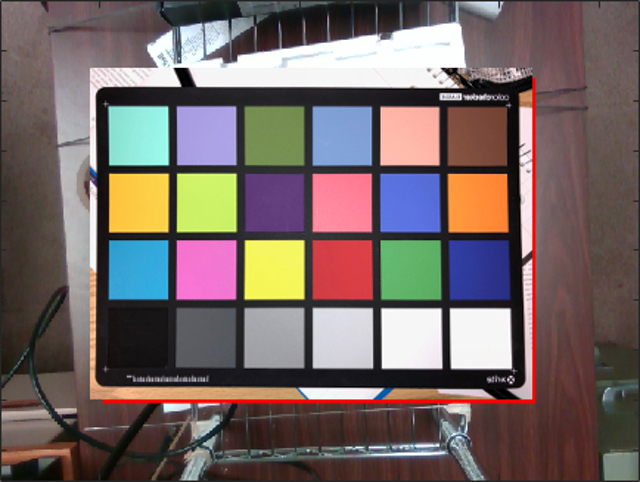
%> input picture colorcalibration/_old/color_checker_detect/Keigo_Hirakawa/file.jpeg, 640 x 482 px, given in place of imagefor.png, which was not available
$ octave calibrate3.m   (GNU Octave 9; MATLAB toolbox functions it lacks are replaced by stand-ins)
%> lines starting %> are read from the running program, lines starting %| are printed output that depends on the picture; pictures that were not available may be replaced by others from this repository, and a replacement may not be noted
### colorcalibration/_old/calibratecolor.m
function calcos = calibratecolor(RGBREF, RGB)
    %RGB are arrays of integers 0-255 24 elements long, calcos is 10x3 matrix
    vals = [ones(24, 1), RGB, RGB.^2];
    calcosR = regress(RGBREF(:, 1), vals);
    calcosG = regress(RGBREF(:, 2), vals);
    calcosB = regress(RGBREF(:, 3), vals);
    calcos = [calcosR, calcosG, calcosB];
end

### colorcalibration/_old/correctcolor.m
function RGBCOR = correctcolor(calcos, RGB)
    %RGB are arrays of integers 0-255 X elements long, calcos is a 10x3 matrix
    RGB = reshape(RGB(:), [], 3);
    n = size(RGB, 1);
    vals = [ones(n, 1), RGB, RGB.^2];
    calcosR = calcos(:, 1)';
    calcosG = calcos(:, 2)';
    calcosB = calcos(:, 3)';

    calcosR = repmat(calcosR, size(vals,1), 1);
    calcosG = repmat(calcosG, size(vals,1), 1);
    calcosB = repmat(calcosB, size(vals,1), 1);

    R = sum(vals .* calcosR, 2);
    G = sum(vals .* calcosG, 2);
    B = sum(vals .* calcosB, 2);

     minR = min(R);
     maxR = max(R);
     R = (R - minR) ./ (maxR - minR) .* 255;

     minG = min(G);
     maxG = max(G);
     G = (G - minG) ./ (maxG - minG) .* 255;

     minB = min(B);
     maxB = max(B);
     B = (B - minB) ./ (maxB - minB) .* 255;

      RGBCOR = [R, G, B];
%     minRGB = min(min(RGBCOR));
%     maxRGB = max(max(RGBCOR));
%     RGBCOR = (RGBCOR - minRGB) ./ (maxRGB - minRGB);

end

### colorcalibration/_old/calibratecolor3.m
% M
function [M, M_scaled, transformMAtrix1, transformMAtrix2]  = calibratecolor3(P,Q)
    % M: matrix that minimizes the least squares calculation (3x3)
    % M: calculated with inverse penrose;
    % M_scaled: all elements divided by sum(M(2,:)),
    % as suggested in Bastani et all
    % result is 3x3 matrix (equivalent to Px = Q)
    %transformation_Matrix_0 is a 3x1 vect, M calculated from invers
    %transformation_Matrix_2 is a 3x1 vect, with M scaled
   %
    %M =  Q*P'*(inv(P*P'));

    M = P\Q;

    E_M = zeros(size(P*M));

    for i=1:length(P) % E_m IS 3X1 column vector
        E_M = E_M + ( (abs(P(i,:)*M-Q(i,:))).^2 );
    end


    E_M = E_M./sum(E_M(2));

    transformMAtrix1 = E_M; %first result

    %% 2nd calculation
    %E_M = zeros(size(M*P(:,1)));
    E_M = zeros(size(P*M));

    M_scaled = M./(sum(M(2,:)));

    for i=1:length(P) % E_m IS 3X1 column vector
        E_M = E_M + ( (abs(P(i,:)*M-Q(i,:))).^2 );
    end

    transformMAtrix2 = E_M; % now scaled
end

### colorcalibration/_old/correctcolor3.m
function RGBCOR = correctcolor3(transfMatrix, image)
    %RGB are arrays of integers 0-255 X elements long, calcos is a 10x3 matrix
    image = reshape(image(:), [], 3);
    %n = size(RGB, 1);
    RGBCOR = image*transfMatrix;
    R = RGBCOR(:,1);
    G = RGBCOR(:,2);
    B = RGBCOR(:,3);


% [18 lines of commented-out code are left out]
     minR = min(R);
     maxR = max(R);
     R = (R - minR) ./ (maxR - minR) .* 255;

     minG = min(G);
     maxG = max(G);
     G = (G - minG) ./ (maxG - minG) .* 255;

     minB = min(B);
     maxB = max(B);
     B = (B - minB) ./ (maxB - minB) .* 255;

      RGBCOR = [R, G, B];
%     minRGB = min(min(RGBCOR));
%     maxRGB = max(max(RGBCOR));
%     RGBCOR = (RGBCOR - minRGB) ./ (maxRGB - minRGB);

end

### colorcalibration/_old/writeNewFileName.m
%% input StringToBeFound is char array/string

% If a file with its name starting with StringToBeFound already exists:
%
%   filename_1.ext
%
% the program returns the string/char vector 'filename_2.ext'
% if there are no files within the folder, the extension will be '.mat'
% Written by Alexandre Soares on Sep 18, 2017
%for use with color calibration software to avoid overwritting theprevious
%test
%extension must be passed as 'png', for example.

%%
function newFileName = writeNewFileName(StringToBeFound, extension)
    newFileName = char.empty; %self-expl
    if ~isempty(extension)
        extension = strcat('.',extension);
    end

    nameToBeFoundWithUndersc = strcat(StringToBeFound, '_');%followed by underscore

    %namesStartingWith(:,1) is file name
    %namesStartingWith(:,2) is extension
	namesStartingWith = string.empty(0,2); % j,1 string array for storing the ...
                    %files starting with filenameToBeFound

    %index of max Value found in namesStartingWith
    %starts with 1
    maxIndex = uint32(1);
    maxValue = uint32(0); %max Value found on filename_MAX.mat

    selectedFolder = dir; %struct with filenames from the selected folder

    fileExists = uint8(0); %does not exist byt default

    j=0;%index for file names found and stored in namesStartingWith

    for i=1:length(selectedFolder(:,1)) %finds matches with ....
        %filenameToBeFound in struct with folder's file names

        if startsWith(selectedFolder(i,1).name,StringToBeFound)...
                && ~selectedFolder(i,1).isdir %still if

            j = j + 1;%all the names saved
            namesStartingWith(j,1) = selectedFolder(i,1).name;
            %gets extension (next line)
            [~,~, namesStartingWith(j,2)] = ...
                fileparts(selectedFolder(i,1).name);

            %deletes extension from file name, leaving StringToBeFound & number
            namesStartingWith(j,1) = ...
                erase(namesStartingWith(j,1),namesStartingWith(j,2));

            %leaves just number, deleting stringToBeFound from file name
            namesStartingWith(j,1) = ...
                erase(namesStartingWith(j,1),nameToBeFoundWithUndersc);

            fileExists = 1;
        end
    end
    numsAfterNames = uint32(str2double(namesStartingWith));
    %delete namesStartingWith;

    if fileExists %file(s) with the name already exist in the folder
        [maxValue, maxIndex] = max(numsAfterNames);
    else
        %namesStartingWith(1,2)='.png'; %default extension
        namesStartingWith(1,2)=extension; %default extensionextension
    end

    %next index to avoid rewriting the file
    %1 if file doesn't exist yet
    maxValue = maxValue + 1;

    %it will be name_(maxIndex+1).extension
    newFileName = strcat(nameToBeFoundWithUndersc, num2str(maxValue));
    newFileName = char(strcat(newFileName, namesStartingWith(maxIndex(1,1),2)));
end

### colorcalibration/_old/calibrate3.m
%wrapper for correctcolor, calibratecolor that corrects image and displays
%percent error

%image = imread('manuallyalignedreferencetopcam.png');
% INPUTS


    %% ============ loading pics %color1
    norm = 1;
    %IMG_FOR_CORRECTION_FILENAME = 'imageforcorrectionexampleleftcam';
    IMG_FOR_CORRECTION_FILENAME = 'nonuniform_3';
    %nonuniform_3.png


    checker_to_be_corrected = 0;
    COLOR_CHECKER_IMG_NAME = 'imagefor.png'; % reference checker
    checkerboard_img_cam = double(imread(COLOR_CHECKER_IMG_NAME));

    if checker_to_be_corrected
        IMG_FOR_CORRECTION_FILENAME = COLOR_CHECKER_IMG_NAME;
    end

    %image = double(image) ./ double(imagegray);
    imageforcorrection = double(imread(strcat(IMG_FOR_CORRECTION_FILENAME,'.png')));
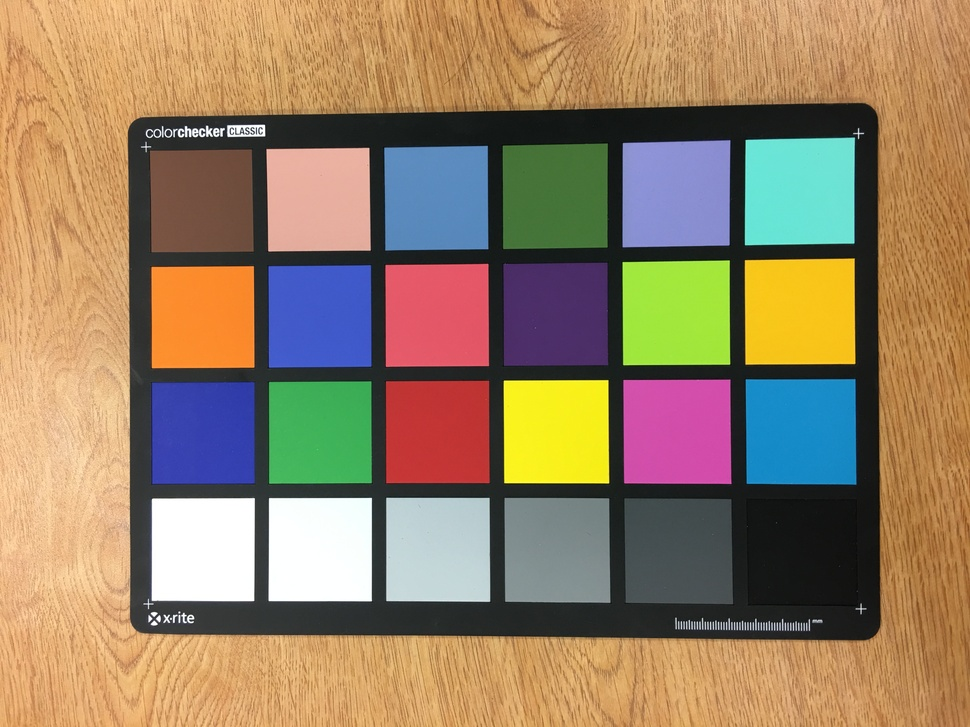
%> input picture colorcalibration/_old/color_checker_detect/positive/IMG_2921.JPG, 970 x 727 px, shrunk from 4032 x 3024 before the run, given in place of nonuniform_3.png, which was not available
    %imageforcorrection = double(imread(strcat(IMG_FOR_CORRECTION_FILENAME)));

    load('colorcoords.mat');
    load('RGBreference.mat');
    %sample colors from pic
    RGB = zeros(24, 3);

    %% ============ building checkerboard values read from camera
    for i = 1:24 % image(pixel_vertical,pixel_horizontal,[R G B])
    %	RGB(i, :) = image(colorcoords(i, 1), colorcoords(i, 2), :);
        RGB(i, :) = floor(mean([...
            checkerboard_img_cam(colorcoords(i, 1), colorcoords(i, 2), :);... %1st row
            checkerboard_img_cam(colorcoords(i, 1) + 5, colorcoords(i, 2), :); ...
            checkerboard_img_cam(colorcoords(i, 1), colorcoords(i, 2) + 5, :); ...
            checkerboard_img_cam(colorcoords(i, 1) - 5, colorcoords(i, 2), :); ...
            checkerboard_img_cam(colorcoords(i, 1), colorcoords(i, 2) - 5, :)...
            ], 1)...
            );
    end
%> after the loop, RGB = 24 rows, first 12: [120 72 58; 254 180 166; 130 161 214; 118 144 82; 172 161 229; 145 236 222; 254 138 55; 88 113 221; 254 130 155; 99 63 125; 205 242 103; 253 202 68]

    %load('RGBtopcam2.mat');

    %% ============ getting calibration matrix
    %norms
    calcos = calibratecolor(RGBREF, RGB);
%> in calibratecolor, `calcosR = regress(RGBREF(:, 1), vals);`: calcosR = [61.19; 0.774; -0.654; -0.245; 0.000236; 0.00209; 0.000661]
%> in calibratecolor, `calcosG = regress(RGBREF(:, 2), vals);`: calcosG = [63.67; -0.185; 0.43; -0.36; 0.000536; 0.00116; 0.00119]
%> in calibratecolor, `calcosB = regress(RGBREF(:, 3), vals);`: calcosB = [68.68; -0.093; -0.595; 0.457; 0.000203; 0.00161; 0.00132]
%> in calibratecolor, `calcos = [calcosR, calcosG, calcosB];`: calcos = [61.19 63.67 68.68; 0.774 -0.185 -0.093; -0.654 0.43 -0.595; -0.245 -0.36 0.457; 0.000236 0.000536 0.000203; 0.00209 0.00116 0.00161; 0.000661 0.00119 0.00132]

    %% ============ getting corrected image
    imagecor = correctcolor(calcos, checkerboard_img_cam);
%> in correctcolor, `calcosR = calcos(:, 1)';`: calcosR = [61.19 0.774 -0.654 -0.245 0.000236 0.00209 0.000661]
%> in correctcolor, `calcosG = calcos(:, 2)';`: calcosG = [63.67 -0.185 0.43 -0.36 0.000536 0.00116 0.00119]
%> in correctcolor, `calcosB = calcos(:, 3)';`: calcosB = [68.68 -0.093 -0.595 0.457 0.000203 0.00161 0.00132]
%> in correctcolor, `minR = min(R);`: minR = -6.96
%> in correctcolor, `maxR = max(R);`: maxR = 273.4
%> in correctcolor, `minG = min(G);`: minG = 44.01
%> in correctcolor, `maxG = max(G);`: maxG = 222.3
%> in correctcolor, `minB = min(B);`: minB = 30.16
%> in correctcolor, `maxB = max(B);`: maxB = 213.3
    imagecorrected = correctcolor(calcos, imageforcorrection);
    RGBCOR = correctcolor(calcos, RGB);
%> in correctcolor (call 3), `RGBCOR = [R, G, B];`: RGBCOR = 24 rows, first 12: [110.1 24.19 32.67; 236.6 139.1 123.4; 86.82 116.6 199; 82.43 97.17 29.06; 137 119.1 221.1; 122.9 227.3 216.1; 251.3 101.5 0; 44.6 64.25 224.8; 237.6 73.92 115.9; 79.11 2.34 112.1; 202 231.7 52.24; 252 183.4 7.75]

    %% ============ calculating error

    errormatrix = abs(RGBREF - RGB);
%> errormatrix = 24 rows, first 12: [5 10 10; 60 30 36; 32 39 57; 31 36 15; 39 33 52; 42 47 52; 40 12 11; 8 22 55; 61 40 56; 5 3 17; 48 54 39; 29 39 22]
    figure(1)
    barcolorm = [1 0 0; 0 1 0; 0 0 1];
    b = bar(errormatrix,'FaceColor','flat');
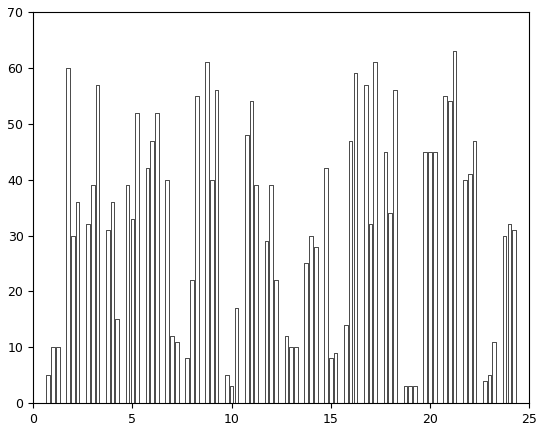
%> figure redrawn from the program's plot data; tallest bar 61 high, from x = 8.67 to 8.85; tallest bar 54 high, from x = 10.91 to 11.09; tallest bar 63 high, from x = 21.15 to 21.33
    index = 1;

    for k = 1:size(errormatrix)*size(errormatrix,2)
        if index == 4
            index = 1;
        end

        %b.CData = barcolorm(index, :)
        index = index+1;
    end
%> this loop made 72 passes
%> index on passes 1 to 12: 2, 3, 4, 2, 3, 4, 2, 3, 4, 2, 3, 4

    errorig = sum(abs(RGBREF(:) - RGB(:))) / (3 * 24);
%> errorig = 32.26
    errcor = sum(abs(RGBREF(:) - RGBCOR(:))) / (3 * 24);
%> errcor = 27.68
    fprintf('Percent error in original: %d\n', errorig);
%| Percent error in original: 32.2639
    fprintf('Percent error in correction: %d\n', errcor);
%| Percent error in correction: 27.6842

    %% <<<<<<<<<<<<<<<<<<<<<<<< 2nd method >>>>>>>>>>>>>>>>>>>>>>>>>>>>
    % =================================================================
    % =================================================================

    % getting normalized (UNIT VECTORS) column vectors of RGB value
    % (mapping them to the unit sphere)
    % in Bastin et all, RGB == RGB and XYZ == RGB_reg
    P_RGB_norm = zeros(24,3);
    Q_RGB_ref_norm = zeros(24,3);

    P_RGB_norm = RGB;
%> P_RGB_norm has the same summary as RGB
    Q_RGB_ref_norm = RGBREF;

    if norm %if normalized
        for i = 1:24 % image(pixel_vertical,pixel_horizontal,[R G B])
            P_RGB_norm(i,:) = RGB(i,:)./( sqrt( sum(RGB(i,:).^2) ) ); %taking the norm of the vectors
        end
%> after the loop, P_RGB_norm = 24 rows, first 12: [0.792 0.475 0.383; 0.72 0.51 0.471; 0.437 0.541 0.719; 0.58 0.708 0.403; 0.524 0.49 0.697; 0.408 0.665 0.625; 0.863 0.469 0.187; 0.334 0.429 0.839; 0.782 0.4 0.477; 0.577 0.367 0.729; 0.615 0.726 0.309; 0.765 0.611 0.206]

        for i=1:length(RGBREF)
            Q_RGB_ref_norm(i,:) = RGBREF(i,:)./(sqrt(sum(RGBREF(i,:).^2)));
        end
    end

    %% transpose to follow logic 3x24 (24 column vectors representing colors, 3
    % [9 lines of commented-out code are left out]
    [M, M_scaled, transVect1, transformMAtrix2]   = calibratecolor3(P_RGB_norm, Q_RGB_ref_norm)
%> in calibratecolor3, `M = P\Q;`: M = [1.05 -0.00467 0.00583; -0.0624 0.998 -0.0609; 0.00784 0.0282 1.02]
%> the loop in calibratecolor3, `for i=1:length(P)` made 24 passes
%> after the loop in calibratecolor3, `for i=1:length(P)`: E_M = 24 rows, first 12: [0.0408 0.00916 0.0303; 0.0408 0.00916 0.0303; 0.0408 0.00916 0.0303; 0.0408 0.00916 0.0303; 0.0408 0.00916 0.0303; 0.0408 0.00916 0.0303; 0.0408 0.00916 0.0303; 0.0408 0.00916 0.0303; 0.0408 0.00916 0.0303; 0.0408 0.00916 0.0303; 0.0408 0.00916 0.0303; 0.0408 0.00916 0.0303]
%> in calibratecolor3, `E_M = E_M./sum(E_M(2));`: E_M = 24 rows, first 12: [1 0.225 0.744; 1 0.225 0.744; 1 0.225 0.744; 1 0.225 0.744; 1 0.225 0.744; 1 0.225 0.744; 1 0.225 0.744; 1 0.225 0.744; 1 0.225 0.744; 1 0.225 0.744; 1 0.225 0.744; 1 0.225 0.744]
%> in calibratecolor3, `transformMAtrix1 = E_M;`: transformMAtrix1 has the same summary as E_M
%> in calibratecolor3, `M_scaled = M./(sum(M(2,:)));`: M_scaled = [1.2 -0.00533 0.00666; -0.0713 1.14 -0.0696; 0.00896 0.0322 1.16]
%> after the loop in calibratecolor3, `for i=1:length(P)`: E_M = 24 rows, first 12: [0.0408 0.00916 0.0303; 0.0408 0.00916 0.0303; 0.0408 0.00916 0.0303; 0.0408 0.00916 0.0303; 0.0408 0.00916 0.0303; 0.0408 0.00916 0.0303; 0.0408 0.00916 0.0303; 0.0408 0.00916 0.0303; 0.0408 0.00916 0.0303; 0.0408 0.00916 0.0303; 0.0408 0.00916 0.0303; 0.0408 0.00916 0.0303]
%> in calibratecolor3, `transformMAtrix2 = E_M;`: transformMAtrix2 has the same summary as E_M
%> transVect1 = 24 rows, first 12: [1 0.225 0.744; 1 0.225 0.744; 1 0.225 0.744; 1 0.225 0.744; 1 0.225 0.744; 1 0.225 0.744; 1 0.225 0.744; 1 0.225 0.744; 1 0.225 0.744; 1 0.225 0.744; 1 0.225 0.744; 1 0.225 0.744]; transformMAtrix2 has the same summary as E_M in calibratecolor3

    %% ============ getting corrected image 2nd version

    imagecorrected2 = correctcolor3(M, imageforcorrection);
%> in correctcolor3, `minR = min(R);`: minR = -2.85
%> in correctcolor3, `maxR = max(R);`: maxR = 259
%> in correctcolor3, `minG = min(G);`: minG = 7.15
%> in correctcolor3, `maxG = max(G);`: maxG = 260.7
%> in correctcolor3, `minB = min(B);`: minB = -5.05
%> in correctcolor3, `maxB = max(B);`: maxB = 246.4
    imagecorrected3 = correctcolor3(M_scaled, imageforcorrection);

    %% ============ calculating error 2nd version
    errormatrix = abs(RGBREF - RGB);
    figure(1)
    barcolorm = [1 0 0; 0 1 0; 0 0 1];
    b = bar(errormatrix,'FaceColor','flat');
    index = 1;

    Error_calibration_target = sum(abs(Q_RGB_ref_norm(:) - P_RGB_norm(:))) / (3 * 24)
%> Error_calibration_target = 0.0256

    %% ============ save and display setup
    checkerboard_img_cam = uint8(checkerboard_img_cam);
%> checkerboard_img_cam is the input picture: size 482x640x3 uint8; mean R, G, B 116.1, 102.2, 100.1
    height = size(checkerboard_img_cam, 1);
%> height = 482
    width = size(checkerboard_img_cam, 2);
%> width = 640
    imagecor = uint8(reshape(imagecor(:), height, width, 3));
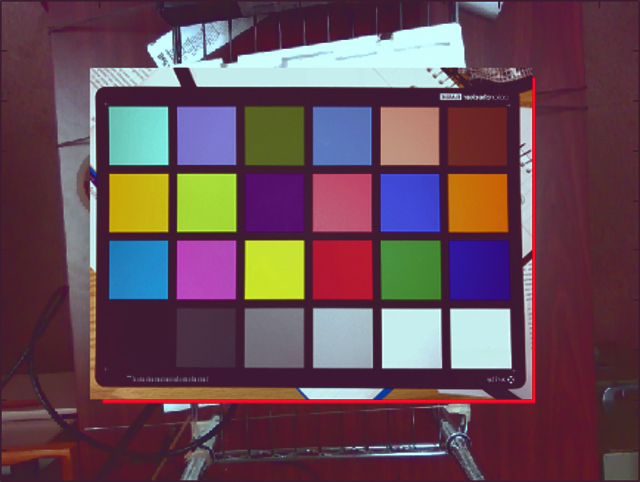
%> imagecor: size 482x640x3 uint8; mean R, G, B 103.2, 74.7, 85.3
    height = size(imageforcorrection, 1);
%> height = 727
    width = size(imageforcorrection, 2);
%> width = 970
    imagecorrected = uint8(reshape(imagecorrected(:), height, width, 3));
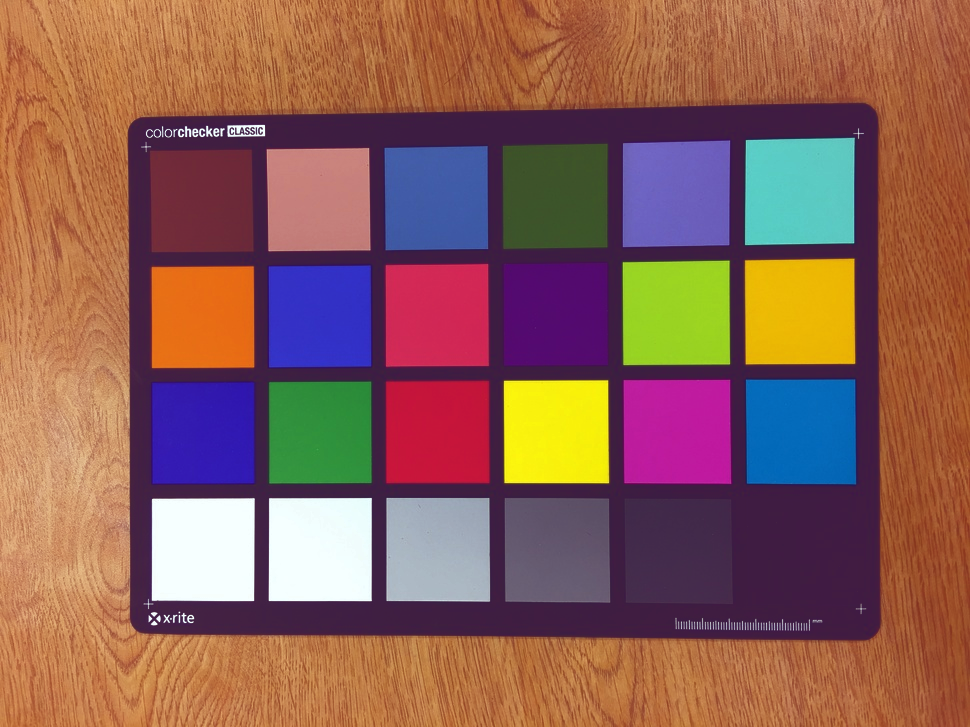
%> imagecorrected: size 727x970x3 uint8; mean R, G, B 140.7, 95.6, 86
    imagecorrected2 = uint8(reshape(imagecorrected2(:), height, width, 3));
    imagecorrected3 = uint8(reshape(imagecorrected3(:), height, width, 3));
    % [6 lines of commented-out code are left out]


    if norm
        IMG_FOR_CORRECTION_FILENAME2 = strcat(IMG_FOR_CORRECTION_FILENAME, 'newCheck_NORM');
    else
        IMG_FOR_CORRECTION_FILENAME2 = strcat(IMG_FOR_CORRECTION_FILENAME, 'newCheck_NOT_norm');
    end

    %IMG_FOR_CORRECTION_FILENAME3 = strcat(IMG_FOR_CORRECTION_FILENAME, '_X_corr_scaled');

    %creates new folder to save corrected images
    current_folder = pwd;
    new_folder = writeNewFileName('\_run','');%creates new folder name run_1..N
%> the run ends on the next line
